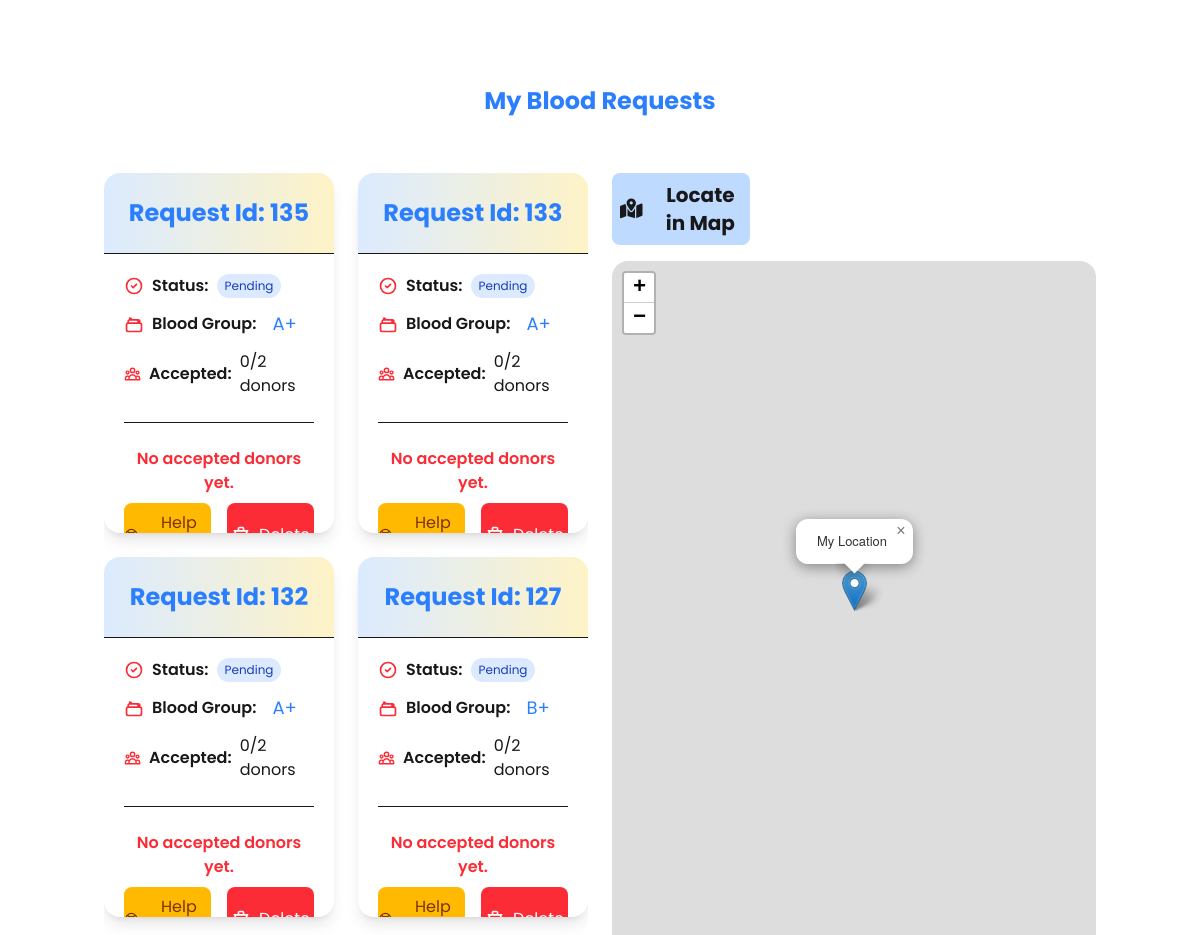
Before: /dashboard/ (signed in, middle part) with the older database file.
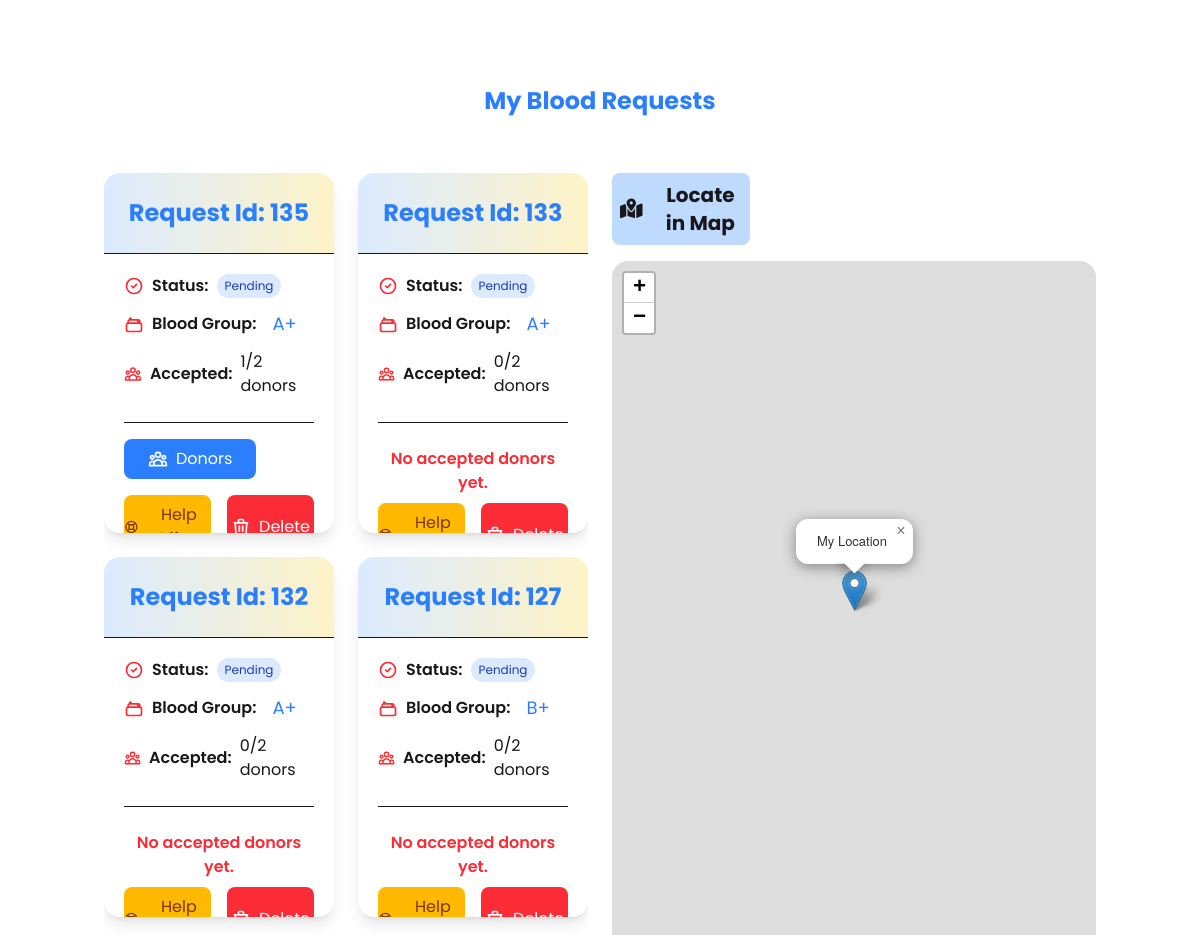
After: the same page with the newer database file.
### donors/models.py (models this page shows, shortened)
class BloodRequest(models.Model):
    blood_group = models.CharField(max_length=3, choices=BLOOD_GROUPS, blank=True, null=True)
    requester = models.ForeignKey(User, on_delete=models.CASCADE, related_name="requests_sent")
    donors = models.ManyToManyField(User, related_name="requests_received")
    accepted_donors = models.ManyToManyField(User, related_name="accepted_requests", blank=True)
    accepted_count = models.IntegerField(default=0)  # Track accepted donors
    request_ignored_by_donors = models.ManyToManyField(User, related_name="ignored_donors", blank=True)
    rejected_donors_by_requester = models.ManyToManyField(User, related_name="rejected_donor_request", blank=True)
    final_donors = models.ManyToManyField(User, related_name="final_donors", blank=True)
    status = models.CharField(max_length=10, null=True, blank=True)
    created_at = models.DateTimeField(auto_now_add=True, null=True, blank=True)
    total_accepted = models.IntegerField(null=True, blank=True, default=0)
    detail_address = models.CharField(max_length=100, null=True, blank=True)
    description = models.TextField(null=True, blank=True)

### donors/views.py (the view)
# urls.py: path("dashboard/", views.dashboard, name="dashboard"),
def dashboard(request):
    if not request.user.is_authenticated:
        return redirect("login")
    my_requests_for_blood = BloodRequest.objects.filter(requester=request.user).order_by("-created_at")
    active_requests_myGroup = BloodRequest.objects.filter(blood_group=request.user.donorprofile.blood_group, donors__in=[request.user]).exclude(requester=request.user).order_by("-created_at")
    active_requests_otherGroup = BloodRequest.objects.filter(status="Pending").exclude(Q(requester=request.user) | Q(blood_group=request.user.donorprofile.blood_group)).order_by("-created_at")
    requester_id =  request.user.id
    requester = get_object_or_404(DonorProfile, user_id=requester_id)
    print(requester)
    help_post = HelpRequester.objects.filter(requester = requester).order_by("-created_at")
    if help_post:
        for post in help_post:
            print(post.id)
    else:
        print("No help post found")
    context = {
        "my_requests_for_blood": my_requests_for_blood,
        "active_requests_myGroup": active_requests_myGroup,
        "active_requests_otherGroup": active_requests_otherGroup,
        "help_post": help_post,
    }
    return render(request, "dashboard.html", context)

### donors/models.py (called while the page is built)
    def __str__(self):
        return f"{self.user.username} - {self.blood_group}"

### donors/templates/dashboard.html (shortened to what this page needs)
{% extends 'base.html' %}
{% block content %}
<link rel="stylesheet" href="https://unpkg.com/leaflet@1.9.4/dist/leaflet.css"
 />
 <link rel="stylesheet" href="https://unpkg.com/leaflet-routing-machine@latest/dist/leaflet-routing-machine.css" />
<h2 class="text-2xl font-bold text-center text-blue-500 py-6">My Blood Requests</h2>
<section class="container mx-auto py-8 px-4 flex gap-6 " >
    <div class="max-h-[80vh]   overflow-y-auto w-[50%] mx-auto">
  <div class="grid grid-cols-1 md:grid-cols-2 lg:grid-cols-2 gap-6">
    {% if my_requests_for_blood %}
      {% for request in my_requests_for_blood %}
      <div class="bg-white rounded-2xl h-90 shadow-lg overflow-hidden hover:shadow-xl transition-shadow duration-300">
        <div class="bg-gradient-to-r from-blue-100 to-amber-100 p-4 border-b">
          <h3 class="text-2xl py-2 font-bold text-white-700 text-center text-blue-500">Request Id: {{ request.id }}</h3>
        </div>
        <div class="p-5">
          <div>
            <div class="flex items-center mb-2">
              <svg xmlns="http://www.w3.org/2000/svg" class="h-5 w-5 text-red-500 mr-2" fill="none" viewBox="0 0 24 24" stroke="currentColor">
                <path stroke-linecap="round" stroke-linejoin="round" stroke-width="2" d="M9 12l2 2 4-4m6 2a9 9 0 11-18 0 9 9 0 0118 0z" />
              </svg>
              <span class="font-semibold">Status:</span>
              <span class="ml-2 px-2 py-1 text-xs rounded-full {% if request.status == 'Urgent' %}bg-red-100 text-red-800{% elif request.status == 'Completed' %}bg-green-100 text-green-800{% else %}bg-blue-100 text-blue-800{% endif %}">
                {{ request.status }}
              </span>
            </div>
            <div class="flex items-center mb-2">
              <span class="font-semibold">Blood Group:</span>
              <span class="ml-4 text-lg py-1 rounded text-blue-500">{{ request.blood_group }}</span>
            </div>
            <div class="flex items-center mb-4">
              <span class="font-semibold">Accepted:</span>
              <span class="ml-2">{{ request.accepted_count }}/2 donors</span>
            </div>
          </div>
          <div class="mt-6 pt-4 border-t">
            {% if request.accepted_donors.all %}
            <div class="flex justify-between gap-2 mb-4">
              <button onclick="document.getElementById('modal_{{ request.id }}').showModal()"
                class="flex items-center py-2 px-6 bg-blue-500 text-white rounded-lg hover:bg-blue-600 transition-colors">
                Donors
              </button>
            </div>
            {% else %}
            <p class="text-red-500 text-center mx-auto text-md font-semibold py-2">No accepted donors yet.</p>
            {% endif %}
            <div class="flex justify-between gap-4">
              <button onclick="document.getElementById('help_modal_{{ request.id }}').showModal()"
                class="w-full flex items-center justify-center py-2 bg-amber-400 text-amber-900 rounded-lg hover:bg-amber-500 transition-colors">
                Help Offers
              </button>
              <a href="{% url 'delete_blood_request' request.id %}"
                class="w-full flex items-center justify-center bg-red-500 text-white rounded-lg hover:bg-red-600 transition-colors">
                <svg xmlns="http://www.w3.org/2000/svg" class="w-5 mr-2" fill="none" viewBox="0 0 24 24" stroke="currentColor">
                  <path stroke-linecap="round" stroke-linejoin="round" stroke-width="2" d="M19 7l-.867 12.142A2 2 0 0116.138 21H7.862a2 2 0 01-1.995-1.858L5 7m5 4v6m4-6v6m1-10V4a1 1 0 00-1-1h-4a1 1 0 00-1 1v3M4 7h16" />
                </svg>
                Delete
              </a>
            </div>
          </div>
        </div>
      </div>
      {% endfor %}
    {% endif %}
  </div>
</div>
<div class="w-[50%] h-auto   mx-auto rounded-xl"s>
    <h2 class="text-xl font-bold mb-4 bg-blue-200 p-2 w-2/7 text-center flex items-center gap-4  rounded-lg"><span><i class="fa-solid fa-map-location-dot"></i></span>Locate in Map</h2>
    <div class="max-h-[700px]"  id="map"></div>
</div>
  </section>
{% endblock %}

### templates/base.html (shortened to what this page needs)
<!doctype html>
<html lang="en">
  <head>
    <script src="https://cdn.jsdelivr.net/npm/@tailwindcss/browser@4"></script>
    <link href="https://cdn.jsdelivr.net/npm/daisyui@5" rel="stylesheet" type="text/css" />
    <script src="https://cdn.jsdelivr.net/npm/@tailwindcss/browser@4"></script>
    <link rel="stylesheet" href="https://cdnjs.cloudflare.com/ajax/libs/font-awesome/6.7.2/css/all.min.css"
 />
  </head>
  <body class="poppins ">
    {% block content %}
    {% endblock %}
  </body>
</html>

### templates/base.html (style rules this page uses)
.rounded { width: 20px; }
.poppins { font-family: "Poppins", sans-serif; }

### donors/templates/dashboard.html (style rules this page uses)
#map { width: 100%; height: 100vh; border-radius: 1rem; }

Changed rows visible on the page:
changed BloodRequest id 135: accepted_count "0" → "1"; text "No accepted donors yet." → "Donors"
